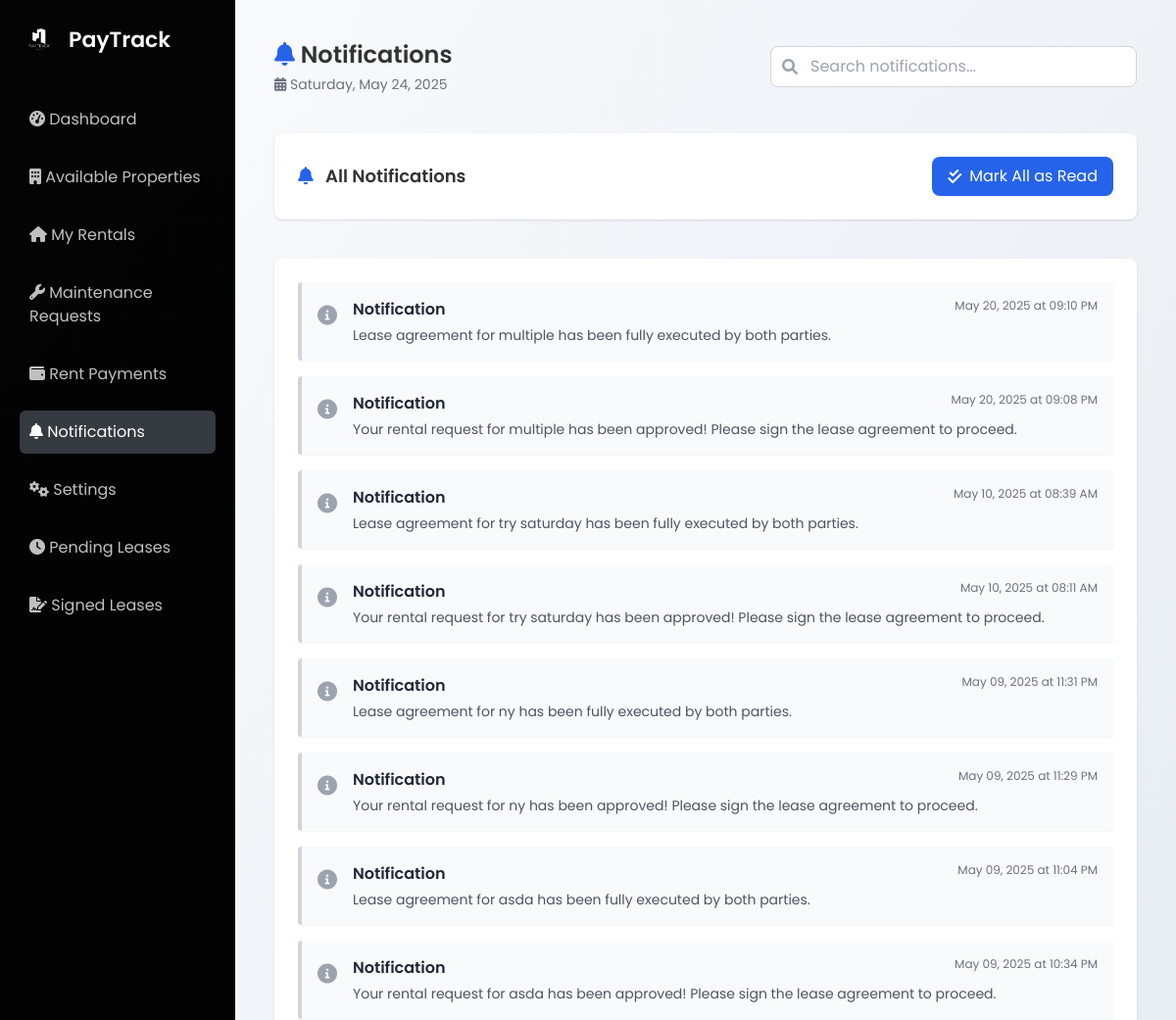
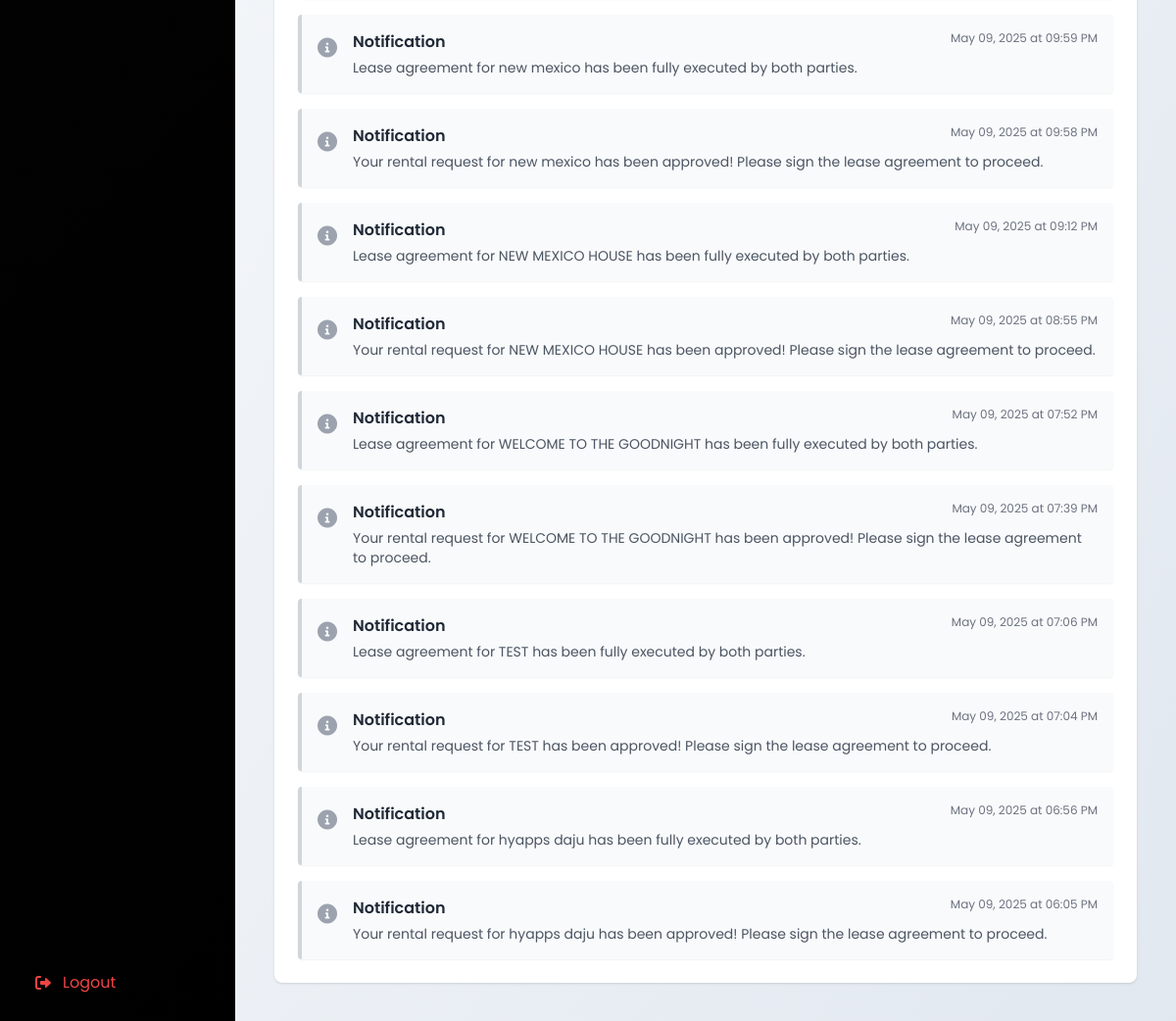
The page /notifications/ (signed in) on the database its author committed (2 pictures, top to bottom).
### notification/models.py (models this page shows)
class Notification(models.Model):
    user = models.ForeignKey(settings.AUTH_USER_MODEL, on_delete=models.CASCADE, related_name="notifications")
    message = models.TextField()
    is_read = models.BooleanField(default=False)
    created_at = models.DateTimeField(auto_now_add=True)

### user/views.py (the view)
# urls.py: path('notifications/', views.notifications, name='notifications'),
@login_required
def notifications(request):
    notifications = Notification.objects.filter(user=request.user).order_by('-created_at')
    context = {
        'notifications': notifications,
        'unread_count': notifications.filter(is_read=False).count()
    }
    if request.user.user_type.lower() == 'home owner':
            return render(request, 'user/homeowner_notifications.html', context)
    else:
            return render(request, 'user/tenant_notifications.html', context)

### user/templates/user/tenant_notifications.html (shortened to what this page needs)
{% block content %}
<!DOCTYPE html>
<html lang="en">
<head>
  {% load static %}
  <link rel="stylesheet" href="{% static 'css/dashboard.css' %}">
  <link rel="stylesheet" href="https://cdnjs.cloudflare.com/ajax/libs/font-awesome/6.0.0-beta3/css/all.min.css">
  <script src="https://cdn.tailwindcss.com"></script>
</head>
<body class="bg-gray-100 font-poppins">
  <div class="min-h-screen flex">
    <aside class="sidebar">
      <div class="logo-container">
        <img src="{% static 'images/logo.png' %}" alt="PayTrack Logo" class="logo">
        <span>PayTrack</span>
      </div>
      <nav class="menu">
        <ul>
          <li><a href="{% url 'dashboard' %}"><i class="fas fa-tachometer-alt"></i> <span>Dashboard</span></a></li>
          <li><a href="{% url 'tenant_property_list' %}"><i class="fas fa-building"></i> <span>Available Properties</span></a></li>
          <li><a href="{% url 'my_rentals' %}"><i class="fas fa-home"></i> <span>My Rentals</span></a></li>
          <li><a href="/maintenance/requests/"><i class="fas fa-wrench"></i> <span>Maintenance Requests</span></a></li>
          <li><a href="{% url 'rent_payments' %}"><i class="fas fa-wallet"></i> <span>Rent Payments</span></a></li>
          <li class="active"><a href="{% url 'notifications' %}"><i class="fas fa-bell"></i> <span>Notifications</span></a></li>
          <li><a href="{% url 'settings' %}"><i class="fas fa-cogs"></i> <span>Settings</span></a></li>
          <li><a href="{% url 'tenant_pending_leases' %}"><i class="fas fa-clock"></i> <span>Pending Leases</span></a></li>
          <li><a href="{% url 'tenant_signed_leases' %}"><i class="fas fa-file-signature"></i> <span>Signed Leases</span></a></li>
        </ul>
      </nav>
      <div class="mt-auto pt-8">
        <a href="{% url 'logout' %}" class="flex items-center px-4 py-2 text-red-500 hover:bg-red-100 rounded">
          <i class="fas fa-sign-out-alt mr-3"></i> <span>Logout</span>
        </a>
      </div>
    </aside>
    <main class="main-content space-y-10">
      <div class="flex justify-between items-center">
        <div>
          <h1 class="text-2xl font-semibold"><i class="fas fa-bell text-blue-600"></i> Notifications</h1>
          <p class="text-sm text-gray-500 mt-1"><i class="fas fa-calendar-alt"></i> <span id="currentDateTime">Loading...</span></p>
        </div>
        <div class="relative">
          <input type="text" id="notificationSearch" placeholder="Search notifications..." class="pl-10 pr-4 py-2 rounded-lg border border-gray-300 focus:outline-none focus:ring-2 focus:ring-blue-500">
          <div class="absolute left-3 top-2.5 text-gray-400">
            <i class="fas fa-search"></i>
          </div>
        </div>
      </div>
      <div class="bg-white p-6 rounded-lg shadow flex justify-between items-center">
        <div class="flex items-center">
          <h2 class="text-lg font-semibold">
            <i class="fas fa-bell text-blue-600 mr-2"></i>
            All Notifications
          </h2>
        </div>
        <button id="markAllRead" class="bg-blue-600 hover:bg-blue-700 text-white px-4 py-2 rounded-lg flex items-center">
          <i class="fas fa-check-double mr-2"></i> Mark All as Read
        </button>
      </div>
      <div class="bg-white p-6 rounded-lg shadow">
        <div class="space-y-4" id="notificationsList">
          {% if notifications %}
            {% for notification in notifications %}
              <div class="notification-item {% if not notification.is_read %}bg-blue-50 border-l-4 border-blue-500{% else %}bg-gray-50 border-l-4 border-gray-300{% endif %} p-4 rounded shadow-sm">
                <div class="flex gap-4">
                  <div class="{% if not notification.is_read %}text-blue-500{% else %}text-gray-400{% endif %} mt-1">
                    <i class="fas fa-info-circle text-xl"></i>
                  </div>
                  <div class="flex-1">
                    <div class="flex justify-between">
                      <h3 class="font-semibold text-gray-800">Notification</h3>
                      <span class="text-xs text-gray-500">{{ notification.created_at|date:"M d, Y" }} at {{ notification.created_at|date:"h:i A" }}</span>
                    </div>
                    <p class="text-gray-600 text-sm mt-1">{{ notification.message }}</p>
                  </div>
                </div>
              </div>
            {% endfor %}
          {% else %}
            <div class="text-center py-10 text-gray-500">
              <i class="fas fa-bell-slash text-4xl mb-3 block"></i>
              <p>No notifications found</p>
            </div>
          {% endif %}
        </div>
      </div>
    </main>
  </div>
</body>
</html>
{% endblock %}

### user/static/css/dashboard.css (style rules this page uses)
* { margin: 0; padding: 0; box-sizing: border-box; }
body { font-family: 'Poppins', sans-serif; background-color: #f8f9fa; color: #333; display: flex; justify-content: center; align-items: center; min-height: 100vh; overflow-x: hidden; }
.sidebar { width: 250px; background-color: #15161d; color: white; display: flex; flex-direction: column; justify-content: space-between; padding: 20px; transition: width 0.3s ease; }
.sidebar .logo-container { display: flex; align-items: center; gap: 10px; margin-bottom: 40px; }
.sidebar .logo-container .logo { width: 40px; height: auto; filter: brightness(0) invert(1); }
.sidebar .logo-container span { font-size: 22px; font-weight: 600; color: white; }
.sidebar .menu ul { list-style: none; padding: 0; margin: 0; }
.sidebar .menu ul li { font-size: 16px; color: #c0c0c0; margin-bottom: 15px; padding: 10px; border-radius: 6px; cursor: pointer; transition: background-color 0.3s ease, color 0.3s ease; }
.sidebar .menu ul li.active, .sidebar .menu ul li:hover { background-color: #343a40; color: white; }
.main-content { flex: 1; padding: 30px; overflow-y: auto; background-color: #f1f1f1; }

### user/templates/user/tenant_notifications.html (style rules this page uses)
body, html { margin: 0; padding: 0; }
.sidebar { width: 240px; min-height: 100vh; background: linear-gradient(135deg, #040404 0%, #000000 100%); padding: 20px; color: white; position: fixed; left: 0; top: 0; bottom: 0; }
.main-content { margin-left: 240px; padding: 40px 40px 40px 40px; width: calc(100vw - 240px); min-height: 100vh; background: linear-gradient(120deg, #f8fafc 0%, #e2e8f0 100%); box-sizing: border-box; }

### rows shown on the page
Notification: created_at "May 20, 2025", created_at "09:10 PM", message "Lease agreement for multiple has been fully executed by both parties."
Notification: created_at "May 20, 2025", created_at "09:08 PM", message "Your rental request for multiple has been approved! Please sign the lease agreement to proceed."
Notification: created_at "May 10, 2025", created_at "08:39 AM", message "Lease agreement for try saturday has been fully executed by both parties."
Notification: created_at "May 10, 2025", created_at "08:11 AM", message "Your rental request for try saturday has been approved! Please sign the lease agreement to proceed."
Notification: created_at "May 09, 2025", created_at "11:31 PM", message "Lease agreement for ny has been fully executed by both parties."
Notification: created_at "May 09, 2025", created_at "11:29 PM", message "Your rental request for ny has been approved! Please sign the lease agreement to proceed."
Notification: created_at "May 09, 2025", created_at "11:04 PM", message "Lease agreement for asda has been fully executed by both parties."
Notification: created_at "May 09, 2025", created_at "10:34 PM", message "Your rental request for asda has been approved! Please sign the lease agreement to proceed."
Notification: created_at "May 09, 2025", created_at "09:59 PM", message "Lease agreement for new mexico has been fully executed by both parties."
Notification: created_at "May 09, 2025", created_at "09:58 PM", message "Your rental request for new mexico has been approved! Please sign the lease agreement to proceed."
Notification: created_at "May 09, 2025", created_at "09:12 PM", message "Lease agreement for NEW MEXICO HOUSE has been fully executed by both parties."
Notification: created_at "May 09, 2025", created_at "08:55 PM", message "Your rental request for NEW MEXICO HOUSE has been approved! Please sign the lease agreement to proceed."
Notification: created_at "May 09, 2025", created_at "07:52 PM", message "Lease agreement for WELCOME TO THE GOODNIGHT has been fully executed by both parties."
Notification: created_at "May 09, 2025", created_at "07:39 PM", message "Your rental request for WELCOME TO THE GOODNIGHT has been approved! Please sign the lease agreement to proceed."
Notification: created_at "May 09, 2025", created_at "07:06 PM", message "Lease agreement for TEST has been fully executed by both parties."
Notification: created_at "May 09, 2025", created_at "07:04 PM", message "Your rental request for TEST has been approved! Please sign the lease agreement to proceed."
Notification: created_at "May 09, 2025", created_at "06:56 PM", message "Lease agreement for hyapps daju has been fully executed by both parties."
Notification: created_at "May 09, 2025", created_at "06:05 PM", message "Your rental request for hyapps daju has been approved! Please sign the lease agreement to proceed."
